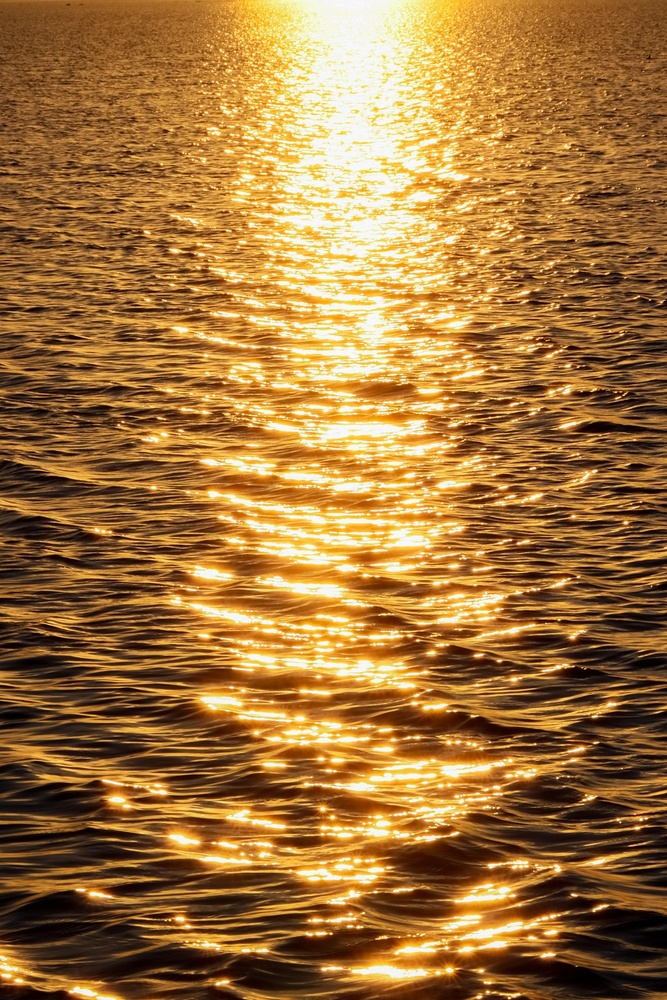
#> input picture OIIS/3/4.jpg, 667 x 1000 px, shrunk from 1280 x 1920 before the run, found by its file name
$ python 3.py
#> lines starting #> are read from the running program, lines starting #| are printed output that depends on the picture
#> further down, img1 is the input picture: shape (1000, 667, 3); mean B, G, R 60.4, 116.7, 161.7
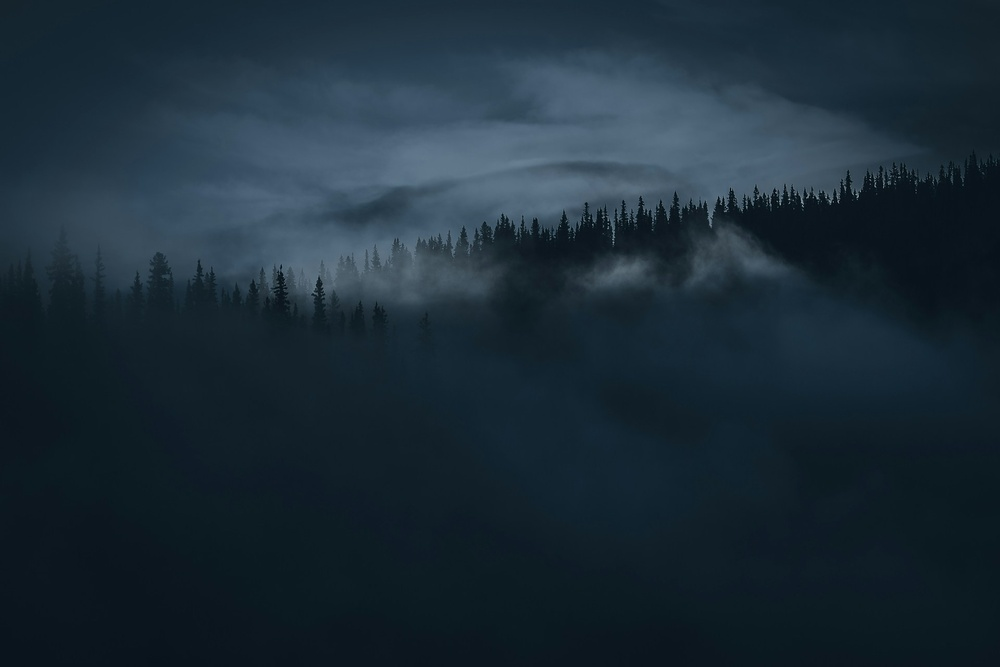
#> input picture OIIS/3/2.jpg, 1000 x 667 px, shrunk from 1920 x 1280 before the run, found by its file name
#> further down, img2 is the input picture: shape (667, 1000, 3); mean B, G, R 55.4, 43.9, 27.7
import cv2
import numpy as np
import matplotlib.pyplot as plt

def match_brightness(img1, img2):
    """
    Выравнивание яркости img2 под img1
    """
    # Конвертируем в оттенки серого
    gray1 = cv2.cvtColor(img1, cv2.COLOR_BGR2GRAY)
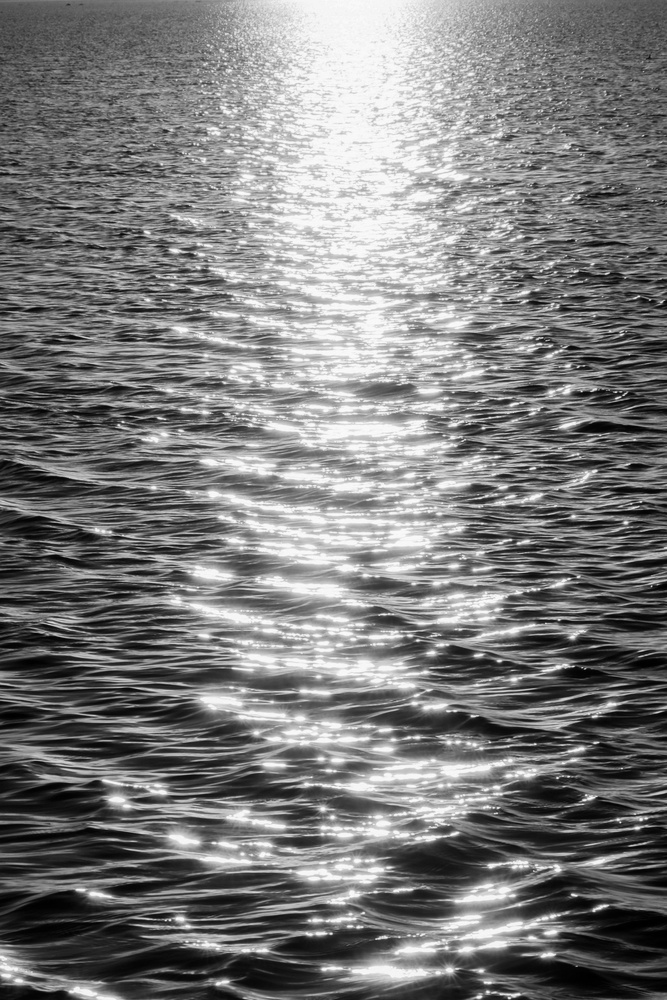
#> gray1: shape (1000, 667); min 0, max 254, mean 123.8
    gray2 = cv2.cvtColor(img2, cv2.COLOR_BGR2GRAY)
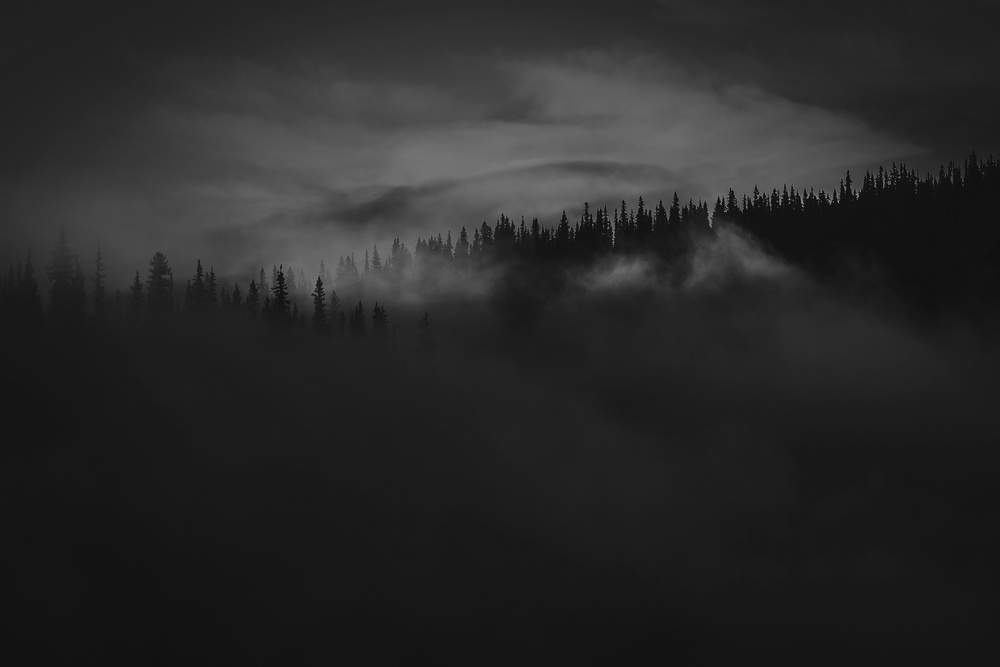
#> gray2: shape (667, 1000); min 4, max 167, mean 40.4

    # Вычисляем среднюю яркость
    mean1 = np.mean(gray1)
#> mean1 = 123.8
    mean2 = np.mean(gray2)
#> mean2 = 40.36

    # Коэффициент коррекции яркости
    ratio = mean1 / (mean2 + 1e-8)
#> ratio = 3.07

    # Корректируем яркость
    img2_adjusted = cv2.convertScaleAbs(img2, alpha=ratio, beta=0)
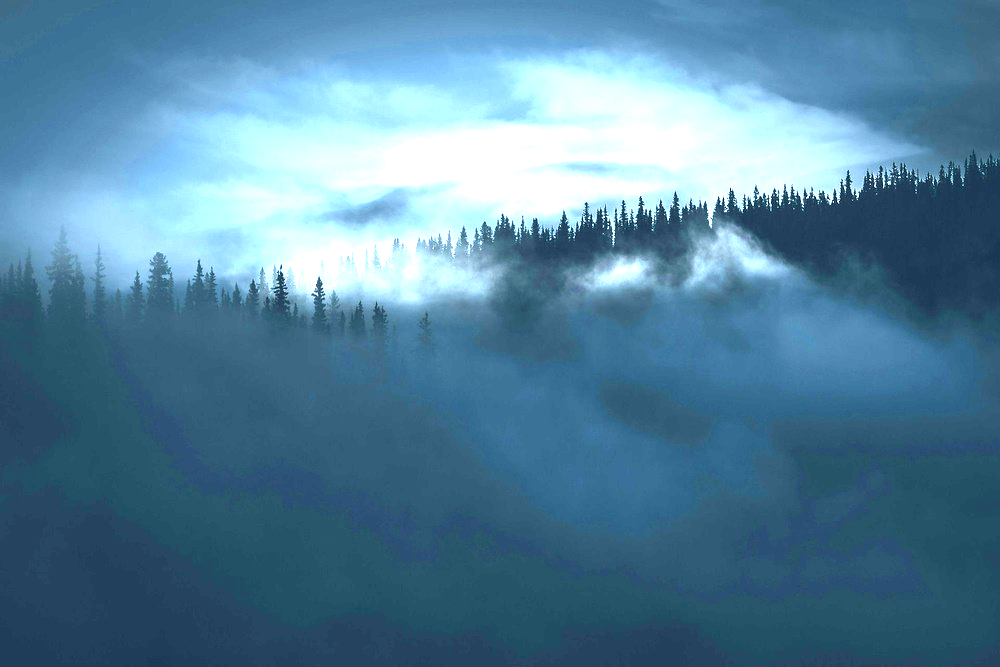
#> img2_adjusted: shape (667, 1000, 3); mean B, G, R 157, 129.9, 84.4
    return img2_adjusted


# === Загрузка изображений === 4-2 4-1 2-1 2-3 2-4 1-2
img1 = cv2.imread("/home/kirillromanoff/University/OIIS/3/4.jpg")
img2 = cv2.imread("/home/kirillromanoff/University/OIIS/3/2.jpg")

# Проверка
if img1 is None or img2 is None:
    raise FileNotFoundError("Не удалось загрузить одно из изображений.")

# === Выравнивание яркости ===
img2_aligned = match_brightness(img1, img2)

# === Сохранение результата ===
cv2.imwrite("image2_aligned.jpg", img2_aligned)

# === Конвертация для отображения в matplotlib (BGR → RGB) ===
img1_rgb = cv2.cvtColor(img1, cv2.COLOR_BGR2RGB)
img2_rgb = cv2.cvtColor(img2, cv2.COLOR_BGR2RGB)
img2_aligned_rgb = cv2.cvtColor(img2_aligned, cv2.COLOR_BGR2RGB)

# === Построение графиков ===
plt.figure(figsize=(15, 8))

# --- Исходное изображение 1 ---
plt.subplot(2, 3, 1)
plt.imshow(img1_rgb)
plt.title("Изображение 1 (эталон)")
plt.axis('off')

# --- Исходное изображение 2 ---
plt.subplot(2, 3, 2)
plt.imshow(img2_rgb)
plt.title("Изображение 2 (до выравнивания)")
plt.axis('off')

# --- После выравнивания ---
plt.subplot(2, 3, 3)
plt.imshow(img2_aligned_rgb)
plt.title("Изображение 2 (после выравнивания)")
plt.axis('off')

# --- Гистограммы яркости ---
gray1 = cv2.cvtColor(img1, cv2.COLOR_BGR2GRAY)
gray2 = cv2.cvtColor(img2, cv2.COLOR_BGR2GRAY)
gray2_aligned = cv2.cvtColor(img2_aligned, cv2.COLOR_BGR2GRAY)
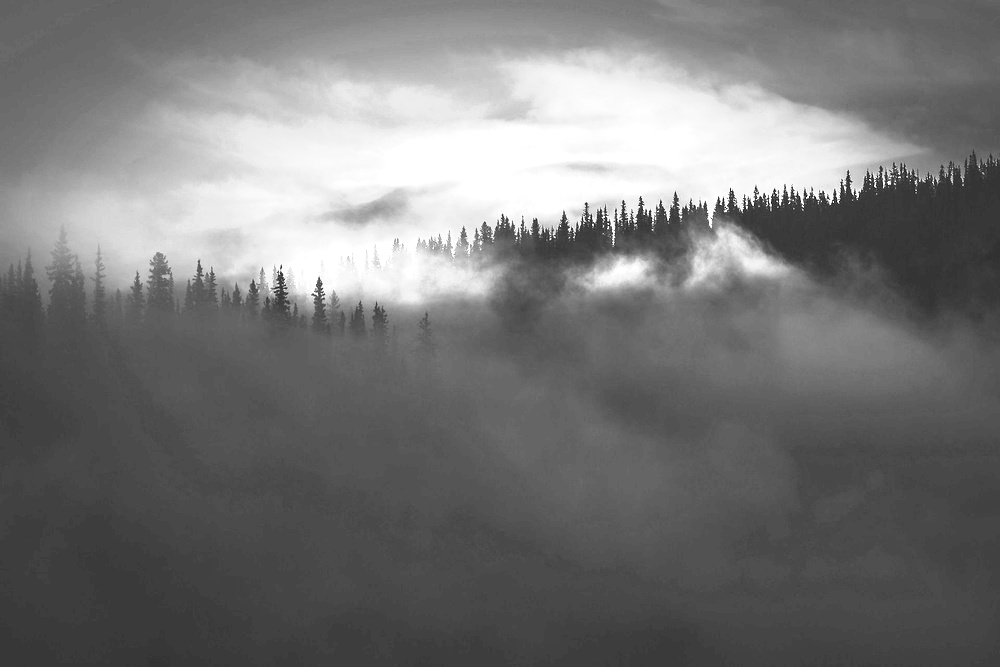
#> gray2_aligned: shape (667, 1000); min 12, max 255, mean 119.4

plt.subplot(2, 3, 4)
plt.hist(gray1.ravel(), bins=50, color='blue', alpha=0.7)
plt.title("Гистограмма яркости — Изображение 1")

plt.subplot(2, 3, 5)
plt.hist(gray2.ravel(), bins=50, color='red', alpha=0.7)
plt.title("Гистограмма яркости — Изображение 2 (до)")

plt.subplot(2, 3, 6)
plt.hist(gray2_aligned.ravel(), bins=50, color='green', alpha=0.7)
plt.title("Гистограмма яркости — Изображение 2 (после)")

plt.tight_layout()
plt.show()
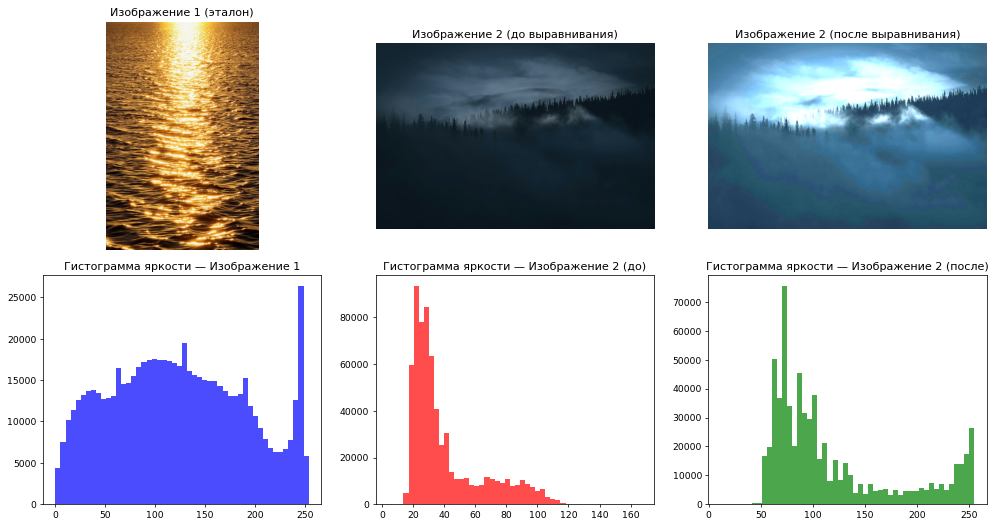
#> figure drawn by matplotlib, 6 panels; panel 4: tallest bar 26329 high, from x = 243.8 to 248.9; panel 5: tallest bar 93343 high, from x = 20.3 to 23.56; panel 6: tallest bar 75387 high, from x = 70.32 to 75.18
